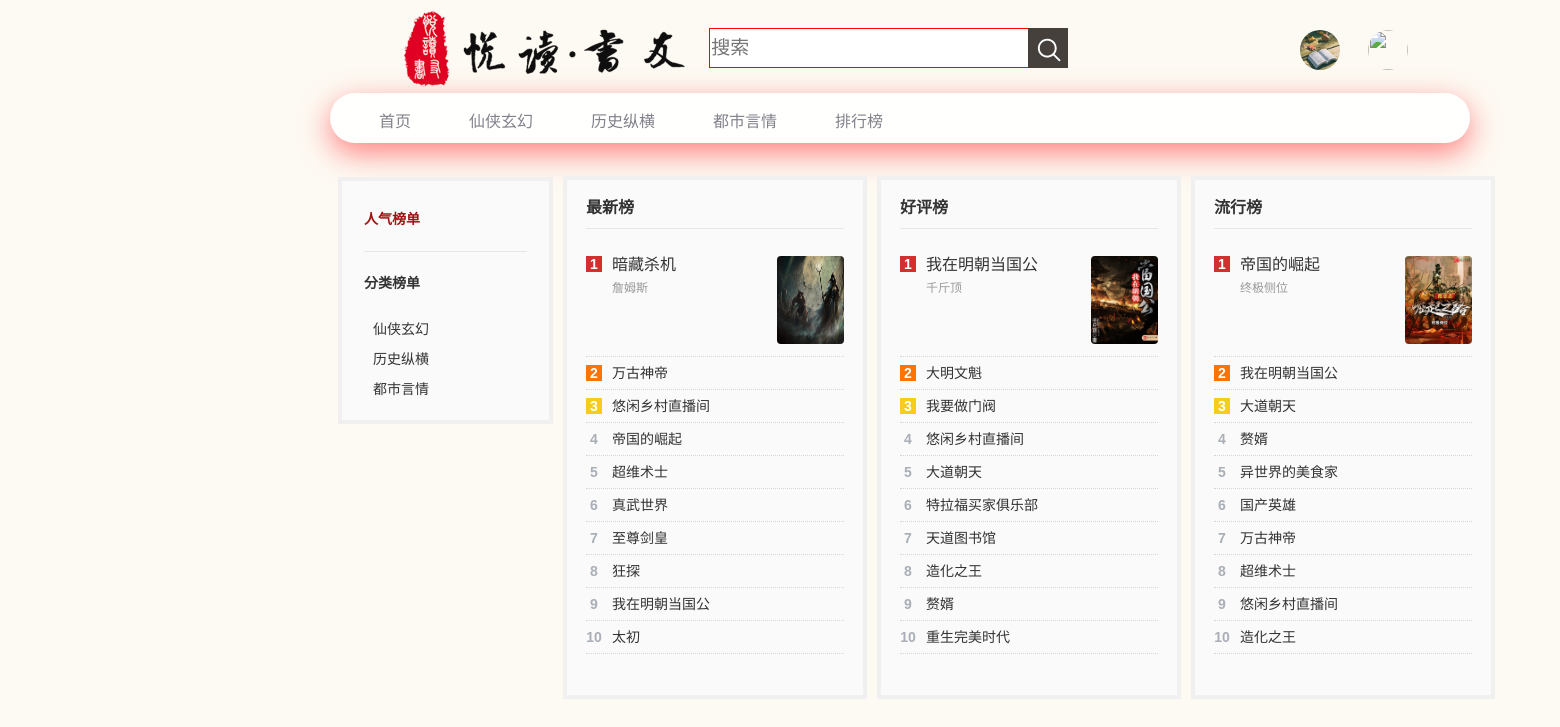
/paihang/, run on the app's committed database.
### books/models.py (models this page shows, shortened)
class Book(BaseModel):
    books_type_choices = ((k, v) for k,v in BOOKS_TYPE.items())
    book_id = models.AutoField(primary_key=True)
    title = models.CharField(max_length=20, verbose_name='书籍标题')
    author = models.CharField(max_length=20, verbose_name='书籍作者')
    uploader = models.ForeignKey('users.User',on_delete=models.CASCADE, verbose_name='上传者')
    type_id = models.SmallIntegerField(default=1,choices=books_type_choices, verbose_name='书的种类')
    description = models.CharField(max_length=128, verbose_name='简介')
    content_path = models.CharField(max_length=200, verbose_name='书籍保存路径')
    image_path = models.CharField(max_length=200, default='static/books/pic.jpg', verbose_name='封面保存路径')
    view_number = models.IntegerField(default=0,verbose_name='浏览量')
    collection_number = models.IntegerField(default=0,verbose_name='收藏量')
    objects = BooksManager()

### books/views.py (the view)
# urls.py: path('paihang/',views.paihang),
def paihang(request):
    user_name = request.session.get('account',None)
    if user_name:
        user = User.objects.filter(user_name=user_name)[0]
    else:
        user = None
    new_list = Book.objects.get_all_ranking(limit=10,sort='new')
    n_new_list = new_list[3:]
    nn_new_list =  enumerate(n_new_list)
    nnn_new_list = [(k+4,v) for k,v in nn_new_list]
    view_list = Book.objects.get_all_ranking(limit=10,sort='view-hot')
    v_view_list = view_list[3:]
    vv_new_list = enumerate(v_view_list)
    vvv_view_list = [(k+4,v) for k,v in vv_new_list]
    collect_list = Book.objects.get_all_ranking(limit=10,sort='collect-hot')
    c_collect_list = collect_list[3:]
    cc_collect_list = enumerate(c_collect_list)
    ccc_collect_list = [(k+4,v) for k,v in cc_collect_list]
    context = {
        'user':user,
        'nnn_new_list': nnn_new_list,
        'new_list':new_list,
        'vvv_view_list':vvv_view_list,
        'view_list':view_list,
        'ccc_collect_list':ccc_collect_list,
        'collect_list':collect_list,
    }
    return render(request,'books/paihang.html',context)

### books/models.py (called while the page is built)
    def get_all_ranking(self, limit=None,sort='default'):
            if sort == 'new':
                order_by = ('-create_time',)
            elif sort == 'view-hot':
                order_by = ('-view_number', )
            elif sort == 'collect-hot':
                order_by = ('-collection_number',)
            else:
                order_by = ('-pk', ) # 按照primary key降序排列。
            books_li = self.order_by(*order_by)
            if limit:
                books_li = books_li[:limit]
            return books_li

### templates/books/paihang.html (shortened to what this page needs)
{% load static %}
<!DOCTYPE html>
<html lang="en">
<head>
    <link rel="stylesheet" type="text/css" href="{% static 'css/basic.min.css' %}"/>
    <link rel="stylesheet" type="text/css" href="{% static 'css/rank.min.css' %}" />
</head>
  <body>
   {% include "base.html" %}
    <div class="h15-blank"></div>
    <div class="rank_menu">
     <div class="borderE6 rank_side">
      <h3><a href="" class="rank_active">人气榜单</a></h3>
      <div class="borderB_e6"></div>
       <h3>分类榜单</h3>
        <p><a href="/books/goto_category/1/create_time">仙侠玄幻</a></p>
        <p><a href="/books/goto_category/2/create_time">历史纵横</a></p>
        <p><a href="/books/goto_category/3/create_time">都市言情</a></p>
      </div>
    </div>
    <div class="rank_main">
     <div class="rank_i_lists">
      <div class="rank_i_p_list">
       <div class="rank_i_p_tit">
        最新榜
       </div>
       <div class="borderB_c_dsh rank_i_li rank_i_li1 clearfix">
        <div class="rank_i_num fl">
        1
        </div>
        <div class="rank_i_bname fl">
         <a href="/books/{{ new_list.0.book_id }}" target="_blank" class="rank_i_l_a_book">{{new_list.0.title}}</a>
         <a href="" target="_blank" class="rank_i_l_a_author">{{new_list.0.author}}</a>
        </div>
        <div class="rank_i_bcount fr">
         <a href="/books/{{ collect_list.0.book_id }}" target="_blank"><img src="/static/{{new_list.0.image_path}}" alt="{{new_list.0.title}}" /></a>
        </div>
       </div>
       <div class="borderB_c_dsh rank_i_li rank_i_li2 clearfix">
        <div class="rank_i_num fl">
            2
        </div>
        <div class="rank_i_bname fl">
         <a href="/books/{{ new_list.1.book_id }}" target="_blank">{{new_list.1.title}}</a>
        </div>
       </div>
       <div class="borderB_c_dsh rank_i_li rank_i_li3 clearfix">
        <div class="rank_i_num fl">
         3
        </div>
        <div class="rank_i_bname fl">
         <a href="/books/{{ new_list.2.book_id }}" target="_blank">{{new_list.2.title}}</a>
        </div>
       </div>
       {% for book in nnn_new_list %}
       <div class="borderB_c_dsh rank_i_li rank_i_li-1 clearfix">
        <div class="rank_i_num fl">
         {{book.0}}
        </div>
        <div class="rank_i_bname fl">
         <a href="/books/{{ book.1.book_id }}" target="_blank">{{book.1.title}}</a>
        </div>
       </div>
       {% endfor %}
      </div>
       <div class="rank_i_p_list">
       <div class="rank_i_p_tit">
        好评榜
       </div>
       <div class="borderB_c_dsh rank_i_li rank_i_li1 clearfix">
        <div class="rank_i_num fl">
        1
        </div>
        <div class="rank_i_bname fl">
         <a href="/books/{{ collect_list.0.book_id }}" target="_blank" class="rank_i_l_a_book">{{collect_list.0.title}}</a>
         <a href="" target="_blank" class="rank_i_l_a_author">{{collect_list.0.author}}</a>
        </div>
        <div class="rank_i_bcount fr">
         <a href="/books/{{ collect_list.0.book_id }}" target="_blank"><img src="/static/{{collect_list.0.image_path}}" alt="{{collect_list.0.title}}" /></a>
        </div>
       </div>
       <div class="borderB_c_dsh rank_i_li rank_i_li2 clearfix">
        <div class="rank_i_num fl">
            2
        </div>
        <div class="rank_i_bname fl">
         <a href="/books/{{ collect_list.1.book_id }}" target="_blank">{{collect_list.1.title}}</a>
        </div>
       </div>
       <div class="borderB_c_dsh rank_i_li rank_i_li3 clearfix">
        <div class="rank_i_num fl">
         3
        </div>
        <div class="rank_i_bname fl">
         <a href="/books/{{ collect_list.2.book_id }}" target="_blank">{{collect_list.2.title}}</a>
        </div>
       </div>
       {% for book in ccc_collect_list %}
       <div class="borderB_c_dsh rank_i_li rank_i_li-1 clearfix">
        <div class="rank_i_num fl">
         {{book.0}}
        </div>
        <div class="rank_i_bname fl">
         <a href="/books/{{ book.1.book_id }}" target="_blank">{{book.1.title}}</a>
        </div>
       </div>
       {% endfor %}
      </div>
      <div class="rank_i_p_list">
            <div class="rank_i_p_tit">
             流行榜
            </div>
            <div class="borderB_c_dsh rank_i_li rank_i_li1 clearfix">
             <div class="rank_i_num fl">
             1
             </div>
             <div class="rank_i_bname fl">
              <a href="/books/{{ view_list.0.book_id }}" target="_blank" class="rank_i_l_a_book">{{view_list.0.title}}</a>
              <a href="" target="_blank" class="rank_i_l_a_author">{{view_list.0.author}}</a>
             </div>
             <div class="rank_i_bcount fr">
              <a href="/books/{{ collect_list.0.book_id }}" target="_blank"><img src="/static/{{view_list.0.image_path}}" alt="{{view_list.0.title}}" /></a>
             </div>
            </div>
            <div class="borderB_c_dsh rank_i_li rank_i_li2 clearfix">
             <div class="rank_i_num fl">
                 2
             </div>
             <div class="rank_i_bname fl">
              <a href="/books/{{ view_list.1.book_id }}" target="_blank">{{view_list.1.title}}</a>
             </div>
            </div>
            <div class="borderB_c_dsh rank_i_li rank_i_li3 clearfix">
             <div class="rank_i_num fl">
              3
             </div>
             <div class="rank_i_bname fl">
              <a href="/books/{{ view_list.2.book_id }}" target="_blank">{{view_list.2.title}}</a>
             </div>
            </div>
            {% for book in vvv_view_list %}
            <div class="borderB_c_dsh rank_i_li rank_i_li-1 clearfix">
             <div class="rank_i_num fl">
              {{book.0}}
             </div>
             <div class="rank_i_bname fl">
              <a href="/books/{{ book.1.book_id }}" target="_blank">{{book.1.title}}</a>
             </div>
            </div>
            {% endfor %}
      </div>
     </div>
    </div>
</body>
</html>

### templates/base.html (shortened to what this page needs)
{% load static %}
<link rel="stylesheet" type="text/css" href="{% static 'css/base.css' %}"/>
<a href="/books/index/"><img class="img-align1" src="{% static 'image/logo.png' %}"></a>
<div class="searchForm">
<form action="/search/">
    <input type="text" name="q" placeholder="搜索">
    <button type="submit"></button>
</form>
</div>
<div class="in">
        {% if user %}
        <a href="/users/my_collects/"><img src="{% static 'image/shujia5.jpg' %}" width="30px" height="50px"></a>
        {% else %}
        <a onclick="go2login()"><img src="{% static 'image/shujia5.jpg' %}"  width="30px"  height="50px"></a>
        {% endif %}
        {% if user %}
        <a href="/users/home/"><img src="{% static user.image %}"  width="30px"  height="50px"></a>
        {% else %}
        <a href="/users/login/"><img src="{% static 'image/book.png' %}"  width="30px" ></a>
        {% endif %}
</div>
<br><br>
    <div class="nav">
        <a href="/books/index/" class="nav-item"  active-color="orange">首页</a>
        <a href="/books/goto_category/1/create_time" target="_blanket" class="nav-item"  active-color="green">仙侠玄幻</a>
        <a href="/books/goto_category/2/create_time" target="_blanket" class="nav-item"  active-color="blue">历史纵横</a>
        <a href="/books/goto_category/3/create_time" target="_blanket" class="nav-item"  active-color="red">都市言情</a>
        <a href="/books/paihang/" class="nav-item"  active-color="rebeccapurple">排行榜</a>
    </div>

### static/css/base.css (style rules this page uses)
body { background-color:#fdfaf3; }
.img-align1 { position:absolute; left:400px; height: 80px; float: left; }
.searchForm { position:absolute; left:600px; display: inline-block; background-color: #ece8e6; margin-top: 20px; margin-left: 7%; }
.searchForm input { margin: 0; border: 0; font-size: 19px; border-top: 1px solid red; border-bottom: 1px solid red; border-left: 1px solid red; border-right: 1px solid red; outline-width: 0; width: 320px; height: 40px; padding: 1px; font-weight: normal; vertical-align: middle; -webkit-box-sizing: border-box; -moz-box-sizing: border-box; box-sizing: border-box; }
.searchForm button { margin: 0; border: 0; outline-width: 0; width: 40px; height: 40px; margin-left: -5px; padding: 0; vertical-align: middle; background-image: url(../image/search_n.png); }
.in { position:absolute; left:1300px; top:30px; }
.in img { border-radius:400px; width:40px; height:40px; }
.nav { display: inline-flex; position:absolute; top: 93px; height: 50px; left: 330px; width: 1100px; background-color: rgb(255, 255, 253); padding: 0 20px; border-radius: 40px; box-shadow: 0 10px 30px rgba(255, 104, 104, 0.836); }
.nav-item { color: #83818c; padding: 20px; text-decoration: none; transition: .3s; margin: -5px 9px; z-index: 1; font-family: 'DM Sans', sans-serif; font-weight: 500; position: relative; }
.nav-item:before { content: ""; position: absolute; bottom: -6px; left: 0; width: 100%; height: 5px; background-color: #ff3705; border-radius: 8px 8px 0 0; opacity: 0; transition: .3s; }

### templates/books/paihang.html (style rules this page uses)
a { text-decoration: none }

### templates/base.html (style rules this page uses)
a { text-decoration: none }

### data on the page
Book: title "暗藏杀机", author "詹姆斯", image_path (picture)
Book: title "万古神帝", book "7"
Book: title "悠闲乡村直播间", book "4", book "9"
Book: book "4", title "帝国的崛起", author "终极侧位"
Book: book "5", title "超维术士", book "8"
Book: book "6", title "真武世界"
Book: book "7", title "至尊剑皇"
Book: book "8", title "狂探"
Book: book "9", title "我在明朝当国公", author "千斤顶"
Book: book "10", title "太初"
Book: title "大明文魁"
Book: title "我要做门阀"
Book: book "5", title "大道朝天"
Book: book "6", title "特拉福买家俱乐部"
Book: book "7", title "天道图书馆"
Book: book "8", title "造化之王", book "10"
Book: book "9", title "赘婿", book "4"
Book: book "10", title "重生完美时代"
Book: book "5", title "异世界的美食家"
Book: book "6", title "国产英雄"
